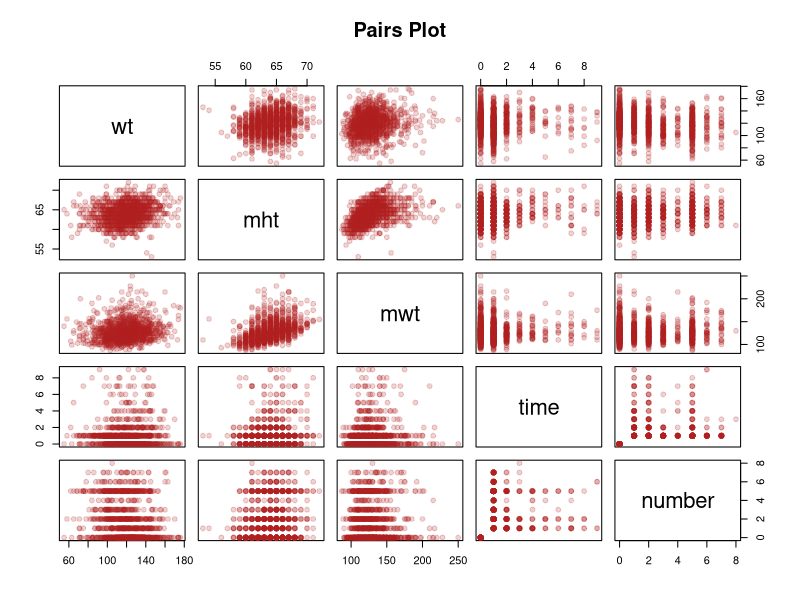
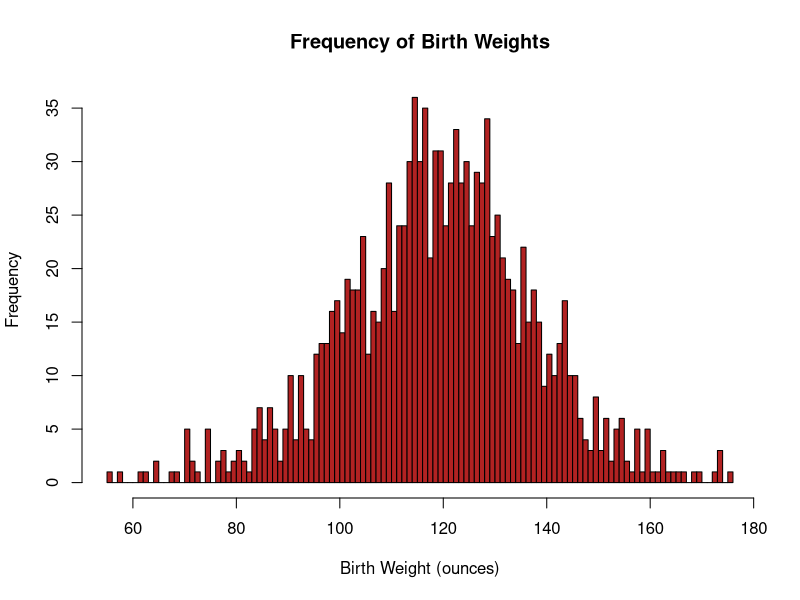
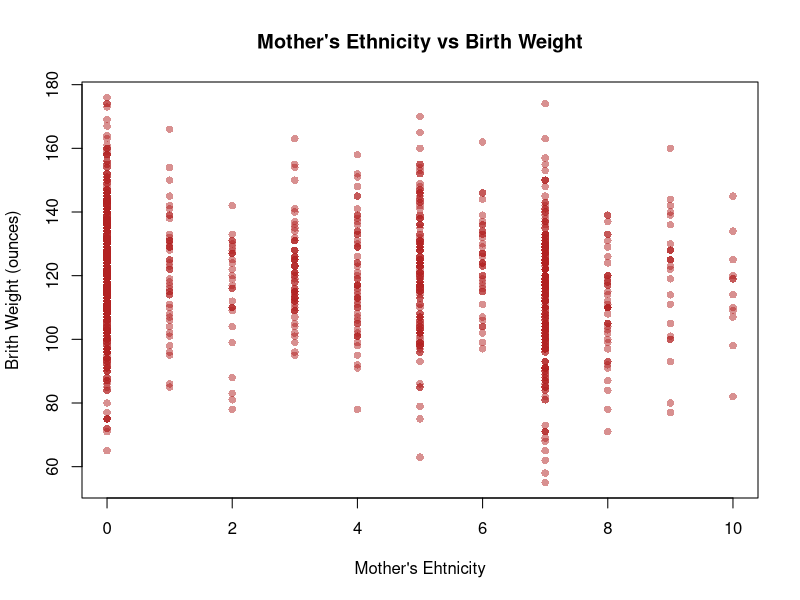
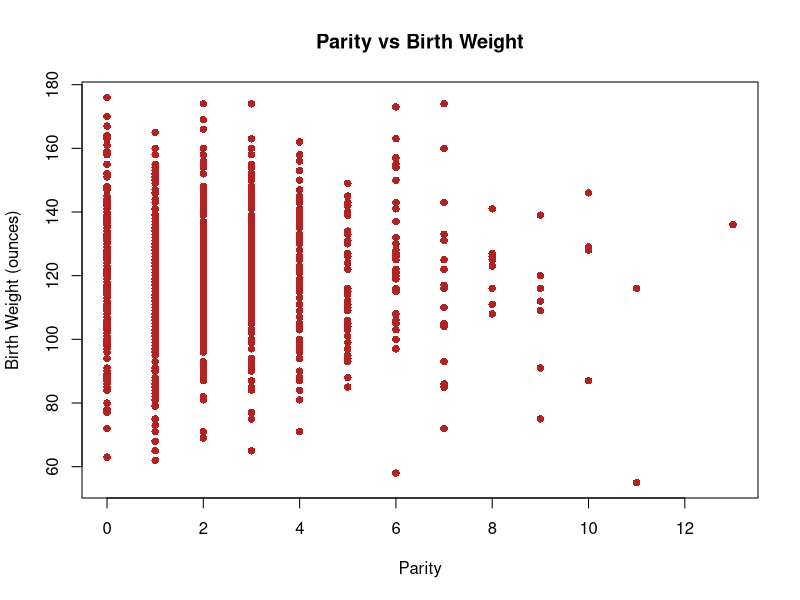
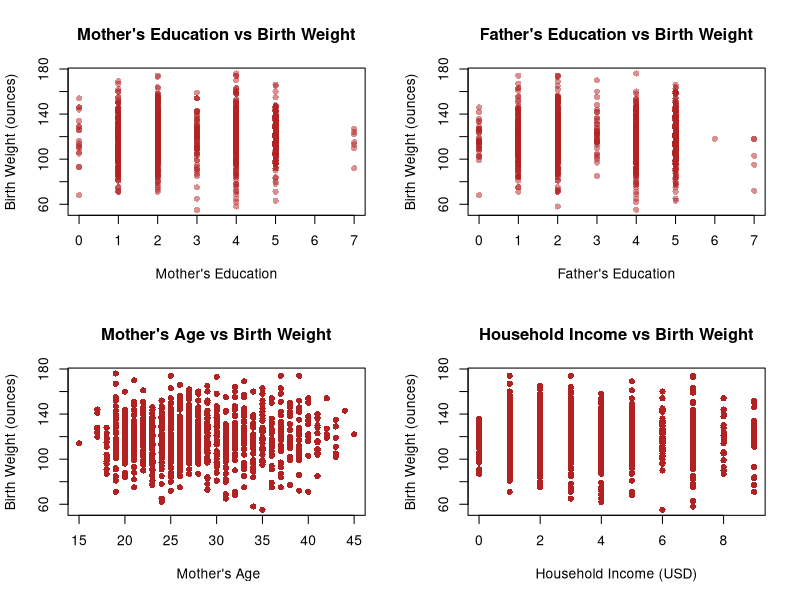
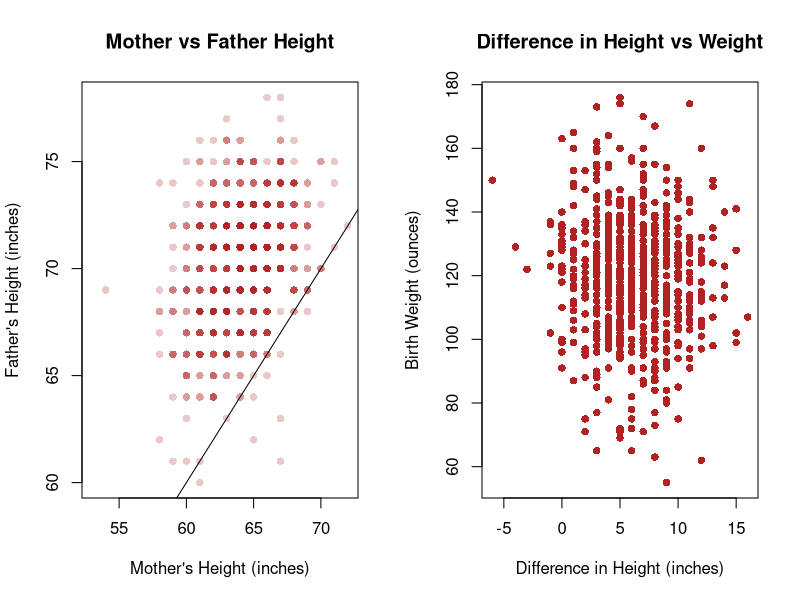
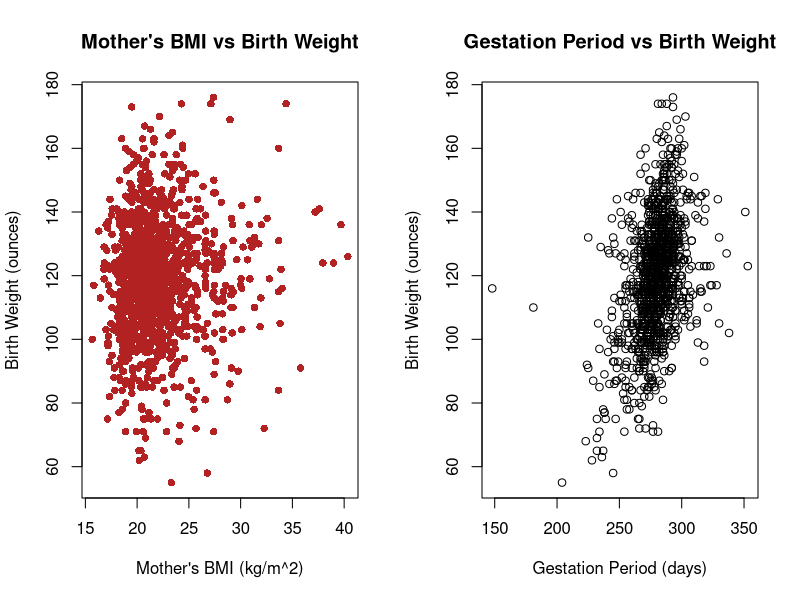
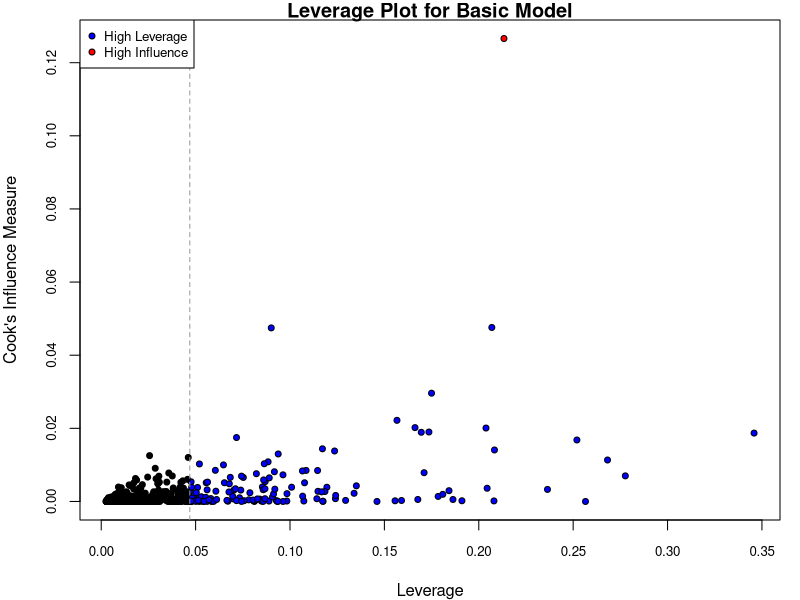

Here is the R script that generated these plots, in order:
## ---- chunk 1
# Knitr Configuration
knitr::opts_chunk$set(
  cache = TRUE,
  include = TRUE,
  echo = FALSE,
  results = "markup",
  fig.show = "asis",
  fig.height = 4,
  fig.align = "center"
)
## ---- chunk 2
# Define all the functions and constants used later

# Category names for Ethnicity variates
ethLabels <- c(
  "Caucasian",
  "Mexican",
  "African-American",
  "Asian",
  "Mixed",
  "Other"
)

# Category names for Education variates
edLabels <- c(
  "Elementary School",
  "Middle School",
  "High School",
  "High School + Trade School",
  "High School + Some College",
  "College Graduate",
  "Trade School",
  "High School Unclear"
)

# Number of imputed datasets
k <- 5

# Unit conversion factors
poundsToKg <- 0.453592
inchesToM <- 0.0254

# The boundaries for BMI categories
# See this page for the source:
# https://www.mayoclinic.org/healthy-lifestyle/pregnancy-week-by-week/in-depth/pregnancy-weight-gain/art-20044360?pg=1
underweightNormalBoundary <- 18.5
normalOverweightBoundary <- 25
overweightObeseBoundary <- 30

# Use test 10% for test set in cross validation
testSetRatio = 0.1
## ---- chunk 3
isUnderweight <- function (bmi) bmi < underweightNormalBoundary
isNormal <- function (bmi) bmi < normalOverweightBoundary &
                           bmi >= underweightNormalBoundary
isOverweight <- function (bmi) bmi < overweightObeseBoundary &
                               bmi >= normalOverweightBoundary
isObese <- function (bmi) bmi >= overweightObeseBoundary

bmi <- function (wtLbs, htIn) (wtLbs * poundsToKg) / (htIn * inchesToM)^2
## ---- chunk 4
# Roughly translate the "number" category to a floating point number of the actual number of cigarettes smoked
numCigs <- function (number) (number <= 4) * (5 * number - 2.5) +
                             (number > 4) * (10 * number - 25.5)
## ---- chunk 5
# Re-encoding and labelling variates as factors
decodeBirthVariates <- function (birthsDataset) {
  newDataset = data.frame(birthsDataset)

  newDataset$meth <- cut(
    birthsDataset$meth,
    breaks = c(0, 5:10), 
    labels = ethLabels,
    right = TRUE,
    include.lowest= TRUE
  )

  newDataset$med <- cut(
    birthsDataset$med,
    breaks = 0:8, 
    labels = edLabels,
    right = FALSE
  )

  newDataset$feth <- cut(
    birthsDataset$feth,
    breaks = c(0, 5:10),
    labels = ethLabels,
    right = TRUE,
    include.lowest= TRUE
  )

  newDataset$fed <- cut(
    birthsDataset$fed,
    breaks = 0:8, 
    labels = edLabels,
    right = FALSE
  )

  newDataset$smoke <- cut(
    birthsDataset$smoke,
    breaks = 0:4, 
    labels = c(
      "Never",
      "Smokes Now",
      "Until Pregnancy",
      "Doesn't Smoke Anymore"
    ),
    right = FALSE
  )

  newDataset$marital <- cut(
    birthsDataset$marital,
    breaks = 0:5,
    labels = c(
      "Married",
      "Legally Separated",
      "Divorced",
      "Widowed",
      "Never Married"
    )
  )

  newDataset$number <- numCigs(birthsDataset$number)

  newDataset$time <- cut(
    birthsDataset$time,
    breaks = 0:10,
    labels = c(
      "Never Smoked",
      "Still Smokes",
      "During Pregnancy",
      "Less Than A Year",
      "1-2 Years",
      "2-3 Years",
      "3-4 Years",
      "5-9 Years",
      "More Than 10 Years",
      "Quit But Don't Know When"
    ),
    right = FALSE
  )

  newDataset$income <- cut(
    birthsDataset$income,
    breaks = c(0, 1, 2, 10),
    labels = c(
      "Under 2500",
      "2500-4999",
      "5000-Over 25000"
    ),
    right = FALSE
  )

  newDataset
}
## ---- chunk 6
smokingImpact <- function (time, number) {
  cigaretteEffectRatio = 6
  # Take the average of the bounds of the range of cigarettes smoked by a given category
  # as the approximate exact number of cigarettes smoked per day
  # https://www.med.uottawa.ca/sim/data/Smoking_and_Health_e.htm shows that it took a
  # six-fold increase in the number of cigarettes smoked a day to double the impact
  # on the likelihood of developing lung cancer. We approximate the effect of smoking
  # on birth with this ratio too.
  activeSmokingImpact = (number != 0) * 2^(numCigs(number) / cigaretteEffectRatio)
  
  impactTimeDecay = 2
  
  # Approximate a scalar number of years since quiting based on the categorical variable
  yearsQuit = (time >= 3) * (-2.5 + time) + (time >= 7) * (-18.5 + 3 * time)
  # Time = 1 or 2 are special cases with 0 decay
  yearsQuit = yearsQuit * (time >= 3)
  
  decayedSmokingImpact = activeSmokingImpact * exp(-yearsQuit / impactTimeDecay)
  
  decayedSmokingImpact
}
## ---- chunk 7
craftFeatures <- function (imputedBirthsDataset) {
  newDataset = decodeBirthVariates(imputedBirthsDataset)

  newDataset$sameEth <- factor(
    imputedBirthsDataset$meth == imputedBirthsDataset$feth,
    labels = c("Different", "Same")
  )
  # What about "Other" though?
  
  newDataset$htDiff <- newDataset$fht - newDataset$mht
    
  newDataset$lateMom <- factor(
    newDataset$parity == 0 & newDataset$mage >= 35,
    labels = c("Not late", "Late")
  )

  newDataset$mBMI <- bmi(newDataset$mwt, newDataset$mht)
  
  newDataset$mBMICategory <- factor(
    1 * isNormal(newDataset$mBMI)
      + 2 * isOverweight(newDataset$mBMI)
      + 3 * isObese(newDataset$mBMI),
    labels = c("Underweight", "Normal", "Overweight", "Obese")
  )
  
  newDataset$smokingImpact <- smokingImpact(
    imputedBirthsDataset$time,
    imputedBirthsDataset$number
  )
  
  newDataset
}
## ---- chunk 8
meanAIC <- function (model, datasets) mean(sapply(
  datasets,
  function (dataset) AIC(update(model, data = dataset))
))
## ---- chunk 9
selectModel <- function (
  datasets,
  predictedVar,
  excludedVars = c(),
  specialTerms = c()
) {
  selectedModelMeanAIC = .Machine$integer.max
  selectedModel = NULL
  
  for (dataset in datasets) {
    #adjustedBirthsDataset <- birthsDataset[, !colnames(birthsDataset) %in% excludedVars]
    M0 = lm(wt ~ 1, data = dataset)
    Mmax = lm(
      formula(paste(
        predictedVar,
        "~",
        "(.",
        Reduce(function (l, r) paste(l, r), Map(function (term) paste("-", term), excludedVars), ""),
        ")^2",
        Reduce(function (l, r) paste(l, r), Map(function (term) paste("+", term), specialTerms), "")
      )),
      data = dataset
    )
  
    candidateModel = step(
      lm(wt ~ 1, data = dataset),
      scope = list(lower = M0, upper = Mmax),
      direction = "both",
      trace = 0
    )
  
    candidateModelMeanAIC = mean(sapply(
      datasets,
      function (dataset) AIC(update(candidateModel, data = dataset))
    ))
  
    if (candidateModelMeanAIC < selectedModelMeanAIC) {
      selectedModel = update(candidateModel, data = dataset)
      selectedModelMeanAIC = candidateModelMeanAIC
    }
  }
  
  selectedModel
}
## ---- chunk 10
crossValidate <- function (model1, model2, datasets) {
  # "Usually about a thousand is fine" - M. Lysy, Nov. 27, 2018
  m = 1000

  model1rPMSE <- vector(mode = "numeric", length = m)
  model2rPMSE <- vector(mode = "numeric", length = m)

  for (i in 1:m) {
    chosenSet = datasets[[1 + i %% k]]
    Ntotal = nrow(chosenSet)
    Ntest = floor(Ntotal * testSetRatio)
    outOfSampleIndices = sample(Ntotal, Ntest)
    trainSet = chosenSet[-outOfSampleIndices, ]
    testSet = chosenSet[outOfSampleIndices, ]
    
    model1 = update(model1, data = trainSet)
    model2 = update(model2, data = trainSet)
    outOfSamplePredictions1 = predict(model1, newdata = testSet)
    outOfSamplePredictions2 = predict(model2, newdata = testSet)
    predictionErrors1 = (testSet$wt - outOfSamplePredictions1) ^ 2
    predictionErrors2 = (testSet$wt - outOfSamplePredictions2) ^ 2
    model1rPMSE[i] <- sqrt(sum(predictionErrors1) / Ntest)
    model2rPMSE[i] <- sqrt(sum(predictionErrors2) / Ntest)
  }
  
  list(
    rPMSEs = data.frame(model1 = model1rPMSE, model2 = model2rPMSE),
    residuals = data.frame(
      actual = testSet$wt,
      model1Predictions = outOfSamplePredictions1,
      model2Predictions = outOfSamplePredictions2,
      model1 = outOfSamplePredictions1 - testSet$wt,
      model2 = outOfSamplePredictions2 - testSet$wt
    )
  )
}
## ---- chunk 11
# Import
births <- read.csv("chds_births.csv")
## ---- chunk 12
mendedBirths <- data.frame(births)
mendedBirths[mendedBirths$marital == 0, "marital"] <- NA
## ---- chunk 13
library(mice)
options(warn=-1)

multiplyImputedBirths <- mice(
  mendedBirths,
  m = k,
  method = "pmm",
  seed = 500,
  printFlag = FALSE
)

imputedBirths <- lapply(1:k, function(i) complete(multiplyImputedBirths, i))
## ---- chunk 14
decodedImputedBirths <- lapply(imputedBirths, decodeBirthVariates)
## ---- chunk 15
engineeredFeatureBirths <- lapply(imputedBirths, craftFeatures)
## ---- chunk 16
pairs(
  births[c("wt", "mht", "mwt","time", "number")],
  col = adjustcolor("firebrick", 0.2),
  pch = 19,
  main = "Pairs Plot"
)
## ---- chunk 17
hist(
  births$wt,
  breaks = 100,
  col = "firebrick",
  main = "Frequency of Birth Weights",
  xlab = "Birth Weight (ounces)"
) 
## ---- chunk 18
plot(
  births$meth,
  births$wt,
  col = adjustcolor("firebrick", 0.5),
  pch = 16,
  main = "Mother's Ethnicity vs Birth Weight",
  xlab = "Mother's Ehtnicity",
  ylab = "Brith Weight (ounces)"
)
## ---- chunk 19
plot(
  births$parity,
  births$wt,
  pch = 16,
  col = "firebrick",
  main = "Parity vs Birth Weight",
  xlab = "Parity",
  ylab = "Birth Weight (ounces)"
)
## ---- chunk 20
par(mfrow = c(2,2))
plot(
  births$med,
  births$wt,
  col = adjustcolor("firebrick", 0.5),
  pch = 16,
  main = "Mother's Education vs Birth Weight",
  xlab = "Mother's Education",
  ylab = "Birth Weight (ounces)"
)
plot(
  births$fed,
  births$wt,
  col = adjustcolor("firebrick", 0.5),
  pch = 16,
  main = "Father's Education vs Birth Weight",
  xlab = "Father's Education",
  ylab = "Birth Weight (ounces)"
)
plot(
  births$mage,
  births$wt,
  pch = 16,
  col = "firebrick",
  main = "Mother's Age vs Birth Weight",
  xlab = " Mother's Age",
  ylab = "Birth Weight (ounces)"
) 
plot(
  births$income,
  births$wt,
  pch = 16,
  col = "firebrick",
  main = "Household Income vs Birth Weight",
  xlab = "Household Income (USD)",
  ylab = "Birth Weight (ounces)"
)
## ---- chunk 21
par(mfrow = c(1,2))
plot(
  births$mht,
  births$fht,
  col = adjustcolor("firebrick", 0.25),
  pch = 16,
  main = "Mother vs Father Height",
  xlab = "Mother's Height (inches)",
  ylab = "Father's Height (inches)"
)
abline(coef = c(0, 1))
plot(
  births$fht - births$mht,
  births$wt,
  pch = 16,
  col = "firebrick",
  main = "Difference in Height vs Weight",
  xlab = "Difference in Height (inches)",
  ylab = "Birth Weight (ounces)"
)
## ---- chunk 22
plot(
  bmi(births$mwt, births$mht),
  births$wt,
  pch = 16,
  col = "firebrick",
  main = "Mother's BMI vs Birth Weight",
  xlab = "Mother's BMI (kg/m^2)",
  ylab = "Birth Weight (ounces)"
)
## ---- chunk 23
plot(
  births$gestation,
  births$wt,
  main = "Gestation Period vs Birth Weight",
  xlab = "Gestation Period (days)",
  ylab = "Birth Weight (ounces)"
)

summary(lm(wt ~ gestation, data=births))
## ---- chunk 24
paste("Number of Occurrences per Marital Status category")
summary(factor(births$marital))
## ---- chunk 25
N <- nrow(mendedBirths)

round(sapply(colnames(mendedBirths), function (colname) sum(is.na(mendedBirths[colname])) / N), 2)
nrow(na.omit(mendedBirths[, !(colnames(mendedBirths) %in% c("fht", "fwt", "income"))])) / N
nrow(na.omit(mendedBirths[, !(colnames(mendedBirths) %in% c("fht", "fwt", "income"))])) / N
## ---- chunk 26
basicBirthWeightModel <- selectModel(
  decodedImputedBirths,
  "wt",
  excludedVars = c("gestation", "smoke")
)
basicBirthWeightModelMeanAIC <- meanAIC(basicBirthWeightModel, decodedImputedBirths)
## ---- chunk 27
engineeredBirthWeightModel <- selectModel(
  engineeredFeatureBirths,
  "wt",
  c("gestation", "smoke", "time", "fht", "mBMICategory"),
  c("time")#, smokingImpact:smokingQuitCategory")
  #c("smokingImpact", "mBMI", "htDiff", "sameEth",  "lateMom")
)
engineeredBirthWeightModelMeanAIC <- meanAIC(
  engineeredBirthWeightModel,
  engineeredFeatureBirths
)
## ---- chunk 28

#cook's distance vs. leverage for Basic Model
D <- cooks.distance(basicBirthWeightModel) 
#flag some of the points
infl.ind <- which.max(D) # top influence point
h <- hatvalues(basicBirthWeightModel)
p <- length(coef(basicBirthWeightModel))
n <- nobs(basicBirthWeightModel)
hbar <- p/n
lev.ind <- h > 2*hbar 
# leverage more than 2x the average
clrs <- rep("black", len = n)

clrs[lev.ind] <- "blue"
clrs[infl.ind] <- "red"
par(mfrow = c(1,1), mar = c(4,4,1,1))
cex <- .8
plot(h, D, xlab = "Leverage", ylab = "Cook's Influence Measure", main = "Leverage Plot for Basic Model", pch = 21, bg = clrs, cex = cex, cex.axis = cex)

# average leverage
abline(v = 2*hbar, col = "grey60", lty = 2) # 2x average leverage
legend("topleft", legend = c("High Leverage", "High Influence"), pch = 21,pt.bg = c("blue", "red"), cex = cex, pt.cex = cex)

#cook's distance vs. leverage for Engineered Model
D <- cooks.distance(engineeredBirthWeightModel) 
#flag some of the points
infl.ind <- which.max(D) # top influence point
h <- hatvalues(engineeredBirthWeightModel)
p <- length(coef(engineeredBirthWeightModel))
n <- nobs(engineeredBirthWeightModel)
hbar <- p/n
lev.ind <- h > 2*hbar 
# leverage more than 2x the average
clrs <- rep("black", len = n)

clrs[lev.ind] <- "blue"
clrs[infl.ind] <- "red"
par(mfrow = c(1,1), mar = c(4,4,1,1))
cex <- .8
plot(h, D, xlab = "Leverage", ylab = "Cook's Influence Measure", main = "Leverage Plot for Engineered Model", pch = 21, bg = clrs, cex = cex, cex.axis = cex)

# average leverage
abline(v = 2*hbar, col = "grey60", lty = 2) # 2x average leverage
legend("topleft", legend = c("High Leverage", "High Influence"), pch = 21,pt.bg = c("blue", "red"), cex = cex, pt.cex = cex)

## ---- chunk 29
press1 <- resid(basicBirthWeightModel)/(1-hatvalues(basicBirthWeightModel)) 
press2 <-  resid(engineeredBirthWeightModel)/(1-hatvalues(engineeredBirthWeightModel))
AIC1 <- c("Basic", "Engineered")

#display results
disp <- rbind(AIC = c(engineeredBirthWeightModelMeanAIC, basicBirthWeightModelMeanAIC),PRESS = c(sum(press1^2), sum(press2^2)))
colnames(disp) <- c("Basic", "Engineered")
disp
## ---- chunk 30
cvResults <- crossValidate(
  basicBirthWeightModel,
  engineeredBirthWeightModel,
  engineeredFeatureBirths
)

rPMSEs <- cvResults$rPMSEs
paste(mean(rPMSEs$model1), sd(rPMSEs$model1))
paste(mean(rPMSEs$model2), sd(rPMSEs$model2))
boxplot(list(model1rPMSE = rPMSEs$model1, model2rPMSE = rPMSEs$model2))

par(mfrow=c(1,2))
plot(cvResults$residuals$model1Predictions, cvResults$residuals$model1,  main = "Predicted Values vs Basic Model Residuals", xlab = "Predicted Values", ylab = "Basic Model Residuals")
plot(cvResults$residuals$model2Predictions, cvResults$residuals$model2, main = "Predicted Values vs Engineered Model Residuals", xlab = "Predicted Values", ylab = "Engineered Model Residuals")
## ---- chunk 31

par(mfrow = c(1,2))
qqnorm(cvResults$residuals$model1, main = "Normal Q-Q Plot for Basic")
abline(a = 0, b = 20, lty = 2, col = "blue")

qqnorm(cvResults$residuals$model2, main = "Normal Q-Q Plot for Engineered")
abline(a = 0, b = 20, lty = 2, col = "blue")
## ---- chunk 32
# Reconfigure Knitr for Appendix
knitr::opts_chunk$set(include = TRUE, echo = TRUE, eval = FALSE)
## ---- chunk 33

## ---- chunk 34

## ---- chunk 35

## ---- chunk 36

## ---- chunk 37

## ---- chunk 38

## ---- chunk 39

## ---- chunk 40

## ---- chunk 41

## ---- chunk 42

## ---- chunk 43

## ---- chunk 44

## ---- chunk 45

## ---- chunk 46

## ---- chunk 47

## ---- chunk 48

## ---- chunk 49

## ---- chunk 50

## ---- chunk 51

## ---- chunk 52

## ---- chunk 53

## ---- chunk 54

## ---- chunk 55

## ---- chunk 56
round(
  sapply(
    0:13,
    function (parity) c(
      mean(births[births$parity == parity, "wt"]),
      sd(births[births$parity == parity, "wt"])
    )
  ),
  2
)
## ---- chunk 57
qqplot(
  cvResults$residuals$model1Predictions,
  cvResults$residuals$actual,
  main = "Q-Q Plot",
  xlab = "Predicted Values",
  ylab = "Actual Values"
)
abline(a = 0, b = 1, lty = 2, col = "red")

qqplot(
  cvResults$residuals$model2Predictions,
  cvResults$residuals$actual,
  main = "Q-Q Plot",
  xlab = "Predicted Values",
  ylab = "Actual Values"
)
abline(a = 0, b = 1, lty = 2, col = "red")
## ---- chunk 58

## ---- chunk 59

## ---- chunk 60

## ---- chunk 61

## ---- chunk 62

## ---- chunk 63

## ---- chunk 64
